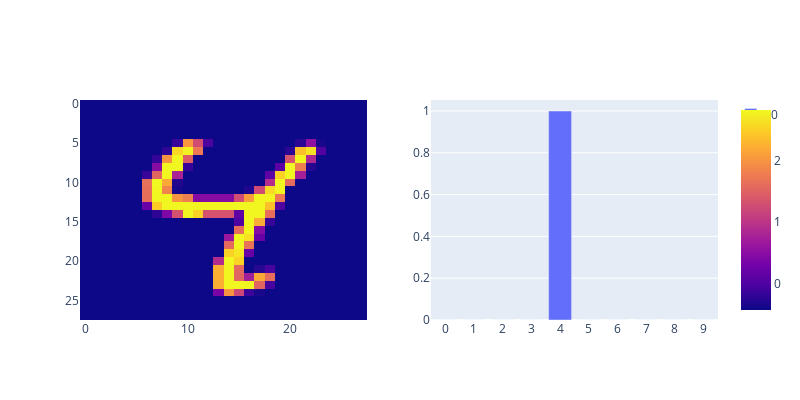

Notebook source saved alongside this figure:
### Code cell
# Test out the model on a batch of images from the test set
with torch.no_grad():
    for data, target in test_clean_loader:
        data, target = data.to(DEVICE), target.to(DEVICE)
        pred = simpleCNN_model(data)
        break

pred_idx = 6
# pred_idx = 8
fig = make_subplots(rows=1, cols=2)

fig1 = px.imshow(data[pred_idx][0].cpu())
fig2 = px.bar(torch.exp(pred[pred_idx]).cpu())

fig.add_trace(fig1["data"][0], row=1, col=1)
fig.add_trace(fig2["data"][0], row=1, col=2)

fig.update_coloraxes(colorscale="Plasma")
fig.update_xaxes(dtick=1, row=1, col=2)
fig.update_yaxes(autorange="reversed", row=1, col=1)
fig.update_layout(width=800, height=400)

### Figure 1 — Plotly figure (JSON) as saved in the notebook; plotly's stock layout.template omitted (floating-point values rounded to 4 significant figures; data arrays with more than 128 entries replaced by an {"elided": "..."} marker saying what was removed)
{"data": [{"coloraxis": "coloraxis", "hovertemplate": "x: %{x}<br>y: %{y}<br>color: %{z}<extra></extra>", "name": "0", "type": "heatmap", "xaxis": "x", "yaxis": "y", "z": {"elided": "28x28 float values"}}, {"alignmentgroup": "True", "hovertemplate": "variable=0<br>index=%{x}<br>value=%{y}<extra></extra>", "legendgroup": "0", "marker": {"color": "#636efa", "pattern": {"shape": ""}}, "name": "0", "offsetgroup": "0", "orientation": "v", "showlegend": true, "textposition": "auto", "type": "bar", "x": [0, 1, 2, 3, 4, 5, 6, 7, 8, 9], "xaxis": "x2", "y": [9.333e-11, 8.116e-06, 7.364e-10, 4.768e-12, 0.9999, 6.187e-08, 1.219e-09, 1.072e-07, 7.88e-05, 2.169e-05], "yaxis": "y2"}], "layout": {"coloraxis": {"colorscale": [[0, "#0d0887"], [0.1111, "#46039f"], [0.2222, "#7201a8"], [0.3333, "#9c179e"], [0.4444, "#bd3786"], [0.5556, "#d8576b"], [0.6667, "#ed7953"], [0.7778, "#fb9f3a"], [0.8889, "#fdca26"], [1, "#f0f921"]]}, "height": 400, "width": 800, "xaxis": {"anchor": "y", "domain": [0, 0.45]}, "xaxis2": {"anchor": "y2", "domain": [0.55, 1], "dtick": 1}, "yaxis": {"anchor": "x", "autorange": "reversed", "domain": [0, 1]}, "yaxis2": {"anchor": "x2", "domain": [0, 1]}}}
